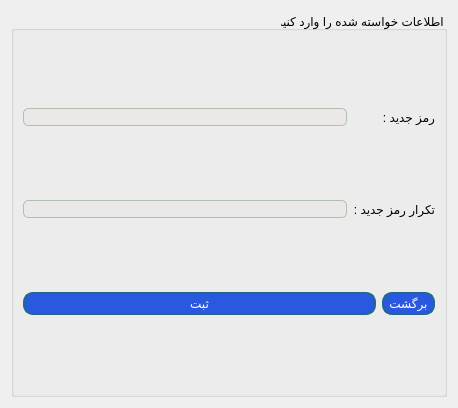
<?xml version="1.0" encoding="UTF-8"?>
<ui version="4.0">
 <class>ChangePassword</class>
 <widget class="QDialog" name="ChangePassword">
  <property name="geometry">
   <rect>
    <x>0</x>
    <y>0</y>
    <width>458</width>
    <height>408</height>
   </rect>
  </property>
  <property name="windowTitle">
   <string>تغییر رمز</string>
  </property>
  <property name="windowIcon">
   <iconset resource="resources.qrc">
    <normaloff>:/img/images/login.png</normaloff>:/img/images/login.png</iconset>
  </property>
  <property name="styleSheet">
   <string notr="true">
QLineEdit{
	border : 1px solid #b0bfae;
	border-radius : 5px;
	background-color : #ebe8e8;
}

QPushButton{
	border-radius: 10px;
	padding : 2px 5px;
	background :#2b58e0;
	border : 2px solid #21698a;
	color : white;
}
QPushButton:hover {
	background-color : #75a0eb ;
}
QToolButton
{
border-radius:10px;
background:red;
color:white;
}
</string>
  </property>
  <layout class="QVBoxLayout" name="verticalLayout">
   <item>
    <widget class="QGroupBox" name="groupBox">
     <property name="title">
      <string>اطلاعات خواسته شده را وارد کنید </string>
     </property>
     <property name="alignment">
      <set>Qt::AlignRight|Qt::AlignTrailing|Qt::AlignVCenter</set>
     </property>
     <layout class="QGridLayout" name="gridLayout">
      <item row="0" column="0">
       <widget class="QLineEdit" name="newPass"/>
      </item>
      <item row="0" column="2">
       <widget class="QLabel" name="label_2">
        <property name="text">
         <string>رمز جدید :</string>
        </property>
       </widget>
      </item>
      <item row="1" column="1" colspan="2">
       <widget class="QLabel" name="label_3">
        <property name="text">
         <string>تکرار رمز جدید :</string>
        </property>
       </widget>
      </item>
      <item row="1" column="0">
       <widget class="QLineEdit" name="repeatNewPass"/>
      </item>
      <item row="2" column="2">
       <widget class="QPushButton" name="back">
        <property name="text">
         <string>برگشت</string>
        </property>
       </widget>
      </item>
      <item row="2" column="0" colspan="2">
       <widget class="QPushButton" name="submit">
        <property name="text">
         <string>ثبت</string>
        </property>
       </widget>
      </item>
     </layout>
    </widget>
   </item>
  </layout>
 </widget>
 <resources>
  <include location="resources.qrc"/>
 </resources>
 <connections/>
</ui>
